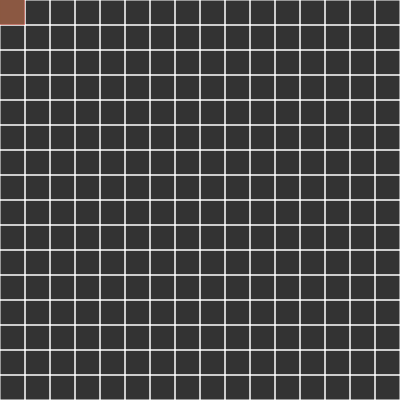
Frame 1 (no input)
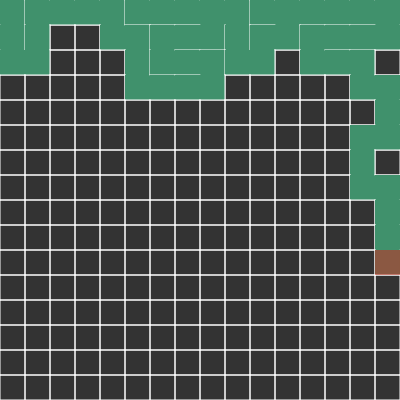
Frame 60 (no input)
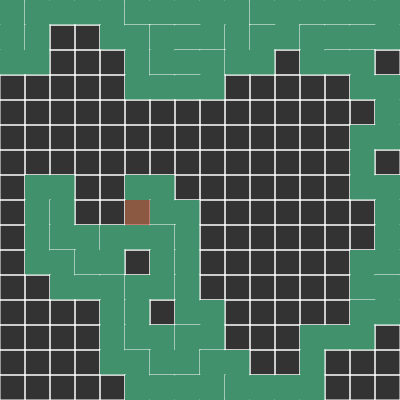
Frame 120 (the mouse pressed at the canvas centre since frame 60)

The p5.js sketch that drew these frames (run headless with seeded random() and noise() and a simulated clock; from frame 60 on, the mouse is pressed at the canvas centre):

// p5.js sketch
// ── sketch.js
// Project inspired by Daniel Shiffman, Coding Train

// Pseudocode of Algorithm Generation
// https://en.wikipedia.org/wiki/Maze_generation_algorithm#Iterative_implementation

let cols, rows;
const w = 25;

let cells = [];

let currentCell;
let visitedCells = [];
let stack = [];

// get index of a cell in cells array based on x,y coords
function getIndex(x, y) {
	if (x < 0) return -1;               // no left neighbour
	else if (y < 0) return -1;          // no above neigbour
	else if (x > cols - 1) return -1;   // no right neighbour
	else if (y > rows - 1) return -1;   // no below neighbour

	return y * cols + x;
}

// return all unvisited neighbour of a cell
function checkNeighbour(cell) {
	let unvisitedNeighbour = [];
	let x = cell.x;
	let y = cell.y;

	// cell above
	let index = getIndex(x, y - 1);
	if (index != -1) {
		let neighbour = cells[index];
		if (!neighbour.visited) unvisitedNeighbour.push(neighbour);
	}

	// cell to right
	index = getIndex(x + 1, y);
	if (index != -1) {
		let neighbour = cells[index];
		if (!neighbour.visited) unvisitedNeighbour.push(neighbour);
	}

	// cell below
	index = getIndex(x, y + 1);

	if (index != -1) {
		let neighbour = cells[index];
		if (!neighbour.visited) unvisitedNeighbour.push(neighbour);
	}

	// cell to left
	index = getIndex(x - 1, y);
	if (index != -1) {
		let neighbour = cells[index];
		if (!neighbour.visited) unvisitedNeighbour.push(neighbour);
	}

	return unvisitedNeighbour;
}

// remove wall between two cells
function removeWalls(cell, neighbour) {
	let cellIndex = getIndex(cell.x, cell.y);
	let neighbourIndex = getIndex(neighbour.x, neighbour.y);

	// cell left and neighbour right
	if (cellIndex - neighbourIndex == -1) {
		cell.walls[1] = false;
		neighbour.walls[3] = false;
	}

	// cell top and neighbour bottom
	else if (cellIndex - neighbourIndex < -1) {
		cell.walls[2] = false;
		neighbour.walls[0] = false;
	}

	// cell right and neighbour left
	else if (cellIndex - neighbourIndex == 1) {
		cell.walls[3] = false;
		neighbour.walls[1] = false;
	}

	// cell bottom and neighbour top
	else if (cellIndex - neighbourIndex > 1) {
		cell.walls[0] = false;
		neighbour.walls[2] = false;
	} else {
		console.log("something's not right...");
	}
}


// p5.js setup function (this func runs the first time code runs) 
function setup() {
	createCanvas(400, 400);
	frameRate(20);

	cols = floor(width / w);
	rows = floor(height / w);

    // create cells
	for (let j = 0; j < rows; j++) {
		for (let i = 0; i < cols; i++) {
			cells.push(new Cell(i, j));
		}
	}

    // start from top left cell
	currentCell = cells[0];
	currentCell.visited = true;
	stack.push(currentCell);
}

// p5.js drawing function
function draw() {
    // set background to dark grey
	background(51);

	for (let i = 0; i < cells.length; i++) {
		cells[i].draw();
	}

    // highlight current cell
	currentCell = stack.pop();
	currentCell.highlight();

    // cehck neighbour
	let unvisitedNeighbours = checkNeighbour(currentCell);

	if (unvisitedNeighbours.length) {
		stack.push(currentCell);

        // choose random neighbour
		let randomNeighbour =
			unvisitedNeighbours[
				Math.floor(Math.random() * unvisitedNeighbours.length)
			];

		removeWalls(currentCell, randomNeighbour);
		randomNeighbour.visited = true;
		stack.push(randomNeighbour);
	}
}

// cell class
class Cell {
	constructor(x, y) {
		this.x = x;
		this.y = y;
		this.visited = false;
		this.walls = [true, true, true, true]; // [top, right, bottom, left]
	}

	draw() {
		let x = this.x * w;
		let y = this.y * w;

		stroke(255);

		// top line of rect
		if (this.walls[0]) line(x, y, x + w, y);

		// right line of rect
		if (this.walls[1]) line(x + w, y, x + w, y + w);

		// bottom line of rect
		if (this.walls[2]) line(x + w, y + w, x, y + w);

		// left line of rect
		if (this.walls[3]) line(x, y + w, x, y);

        // colour visited cell
		if (this.visited) {
			fill("#40916c");
			noStroke();
			rect(x, y, w, w);
		}
	}

    // highlight cell with different colour
	highlight() {
		let x = this.x * w;
		let y = this.y * w;
		noStroke();
		fill(255, 0, 0, 100);
		rect(x, y, w, w);
	}
}

// ── style.css
html,
body {
	margin: 0;
	padding: 0;
}

h1,
p {
	text-align: center;
	font-family: Helvetica;
}

canvas {
	display: block;
	margin-left: auto;
	margin-right: auto;
}
